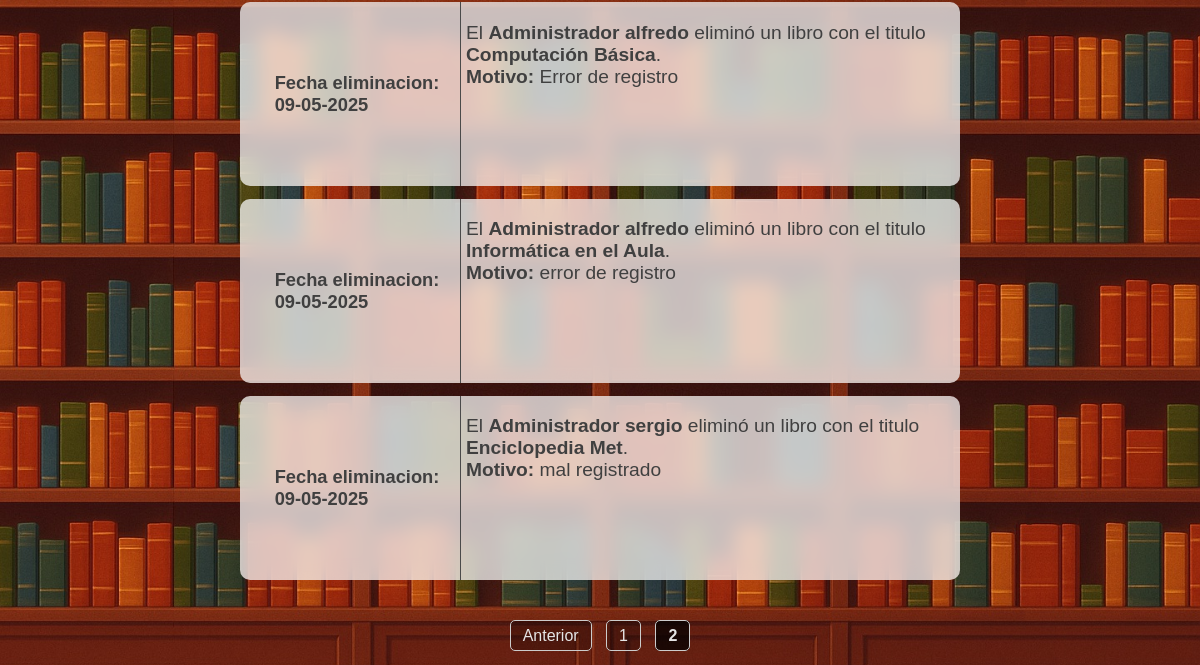
Page /buscar_libro_eliminado?page=2&buscar_libro_eliminado=&filtro_busqueda= (signed in, lower part) on the earlier database version.
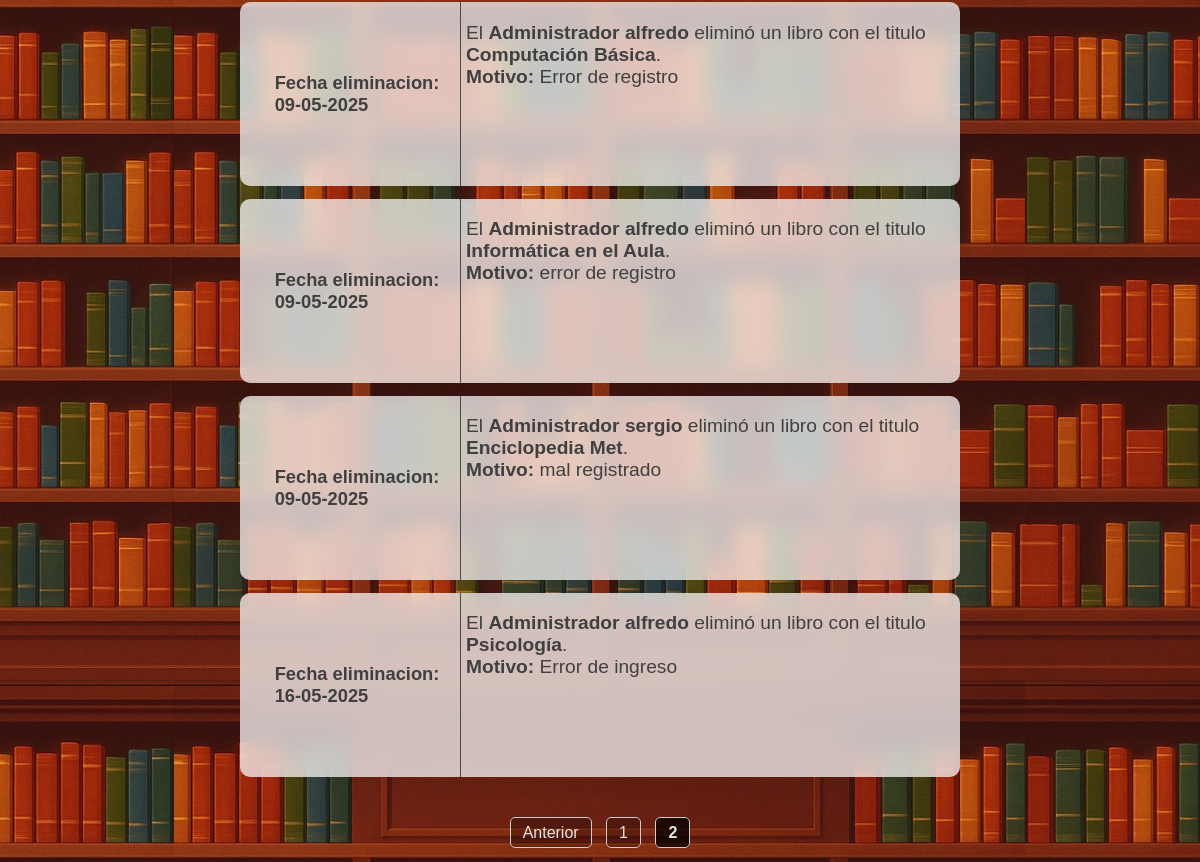
Same page on the later database version.
### tables this page shows
CREATE TABLE "libros_eliminados" (
	"id_administrador"	INTEGER NOT NULL,
	"id_libro"	INTEGER NOT NULL,
	"fecha"	DATE NOT NULL,
	"titulo"	TEXT NOT NULL,
	"motivo"	TEXT NOT NULL,
	FOREIGN KEY("id_administrador") REFERENCES "Administradores"("id_administrador"),
	FOREIGN KEY("id_libro") REFERENCES "Libros"("id_libro")
);

CREATE TABLE "Roles" (
	"id_rol"	INTEGER NOT NULL,
	"rol"	TEXT NOT NULL,
	PRIMARY KEY("id_rol" AUTOINCREMENT)
);

CREATE TABLE "Administradores" (
	"id_administrador"	INTEGER NOT NULL,
	"usuario"	TEXT NOT NULL,
	"contrasena"	TEXT NOT NULL,
	"telefono"	TEXT NOT NULL,
	"id_rol"	INTEGER NOT NULL,
	PRIMARY KEY("id_administrador" AUTOINCREMENT),
	FOREIGN KEY("id_rol") REFERENCES "Roles"("id_rol")
);

### app.py (the view)
@app.route("/buscar_libro_eliminado", methods = ["GET"])
def buscar_libro_eliminado():
    if "usuario" not in session:
        return redirect("/") #Solo se puede acceder con session iniciada
    conexion = conexion_BD()
    query = conexion.cursor()
    busqueda = request.args.get("buscar_libro_eliminado","")
    filtro_busqueda = request.args.get("filtro-busqueda","Titulo")
    if filtro_busqueda == "Titulo":
        SQL_where_busqueda = (f" where le.titulo like '%{busqueda}%'")
    else:
        SQL_where_busqueda = (f" where a.usuario = '{busqueda}'")
    pagina = request.args.get("page", 1, type=int) #Recibe el parametro de la URL llamado page
    libros_por_pagina = 10
    offset = (pagina - 1) * libros_por_pagina
    query.execute("select count(*) from libros_eliminados")
    total_libros = query.fetchone()[0]
    total_paginas = math.ceil(total_libros / libros_por_pagina)
    query_busqueda = (f"""select a.usuario,r.rol,strftime('%d-%m-%Y', le.fecha),le.titulo,le.motivo from libros_eliminados le
                            join Administradores a on le.id_administrador = a.id_administrador
                            join roles r on a.id_rol =  r.id_rol
                        {SQL_where_busqueda}
                        limit {libros_por_pagina} offset {offset}""")
    query.execute(query_busqueda)
    libros_eliminados = query.fetchall()
    query.close()
    conexion.close()
    return render_template("libros_eliminados.html",libros_eliminados=libros_eliminados,pagina=pagina,total_paginas=total_paginas,busqueda=busqueda,filtro_busqueda=filtro_busqueda)

### config.py (called while the page is built)
def conexion_BD():
    return sqlite3.connect(DB_PATH)

### templates/libros_eliminados.html (shortened to what this page needs)
<!DOCTYPE html>
<html lang="es">
<head>
    <link rel="stylesheet" href="{{ url_for('static', filename='estilo_prestamos.css') }}">
    <link rel="stylesheet" href="{{ url_for('static', filename='barra_lateral.css') }}">
    <link rel="stylesheet" href="{{ url_for('static', filename='filtros.css') }}">
    <link rel="stylesheet" href="{{ url_for('static', filename='general.css') }}">
    <link rel="stylesheet" href="{{ url_for('static', filename='estilo_prestamos_eliminados.css') }}">
</head>
<body>
    <main>
        <div class="contendor-prestamos">
            {% for libro in libros_eliminados %}
            <div class="prestamo">
                <span class="span-fechas">
                    <h2>Fecha eliminacion: <br>{{libro[2]}}</h2>
                </span>
                <span id="span-info-prestamos">
                    <p> El <strong>{{libro[1]}}&nbsp;{{libro[0]}}</strong> eliminó un libro
                        con el titulo <strong>{{libro[3]}}</strong>.
                    <br><strong>Motivo: </strong>{{libro[4]}}</p>
                </span>
            </div>
            {% endfor %}
            <br><br><br><br>
        </div>
        <div class="paginacion">
            {% if pagina > 1 %}
                <a href="{{ url_for('buscar_libro_eliminado', page=pagina - 1, buscar_libro_eliminado=busqueda, estados=estados, filtro_busqueda=filtro_busqueda) }}">Anterior</a>
            {% endif %}
            {% for p in range(pagina - 1, pagina + 2) %}
                {% if 1 <= p <= total_paginas %}
                    {% if p == pagina %}
                        <strong>{{ p }}</strong>
                    {% else %}
                        <a href="{{ url_for('buscar_libro_eliminado', page=p, buscar_libro_eliminado=busqueda, filtro_busqueda=filtro_busqueda) }}">{{ p }}</a>
                    {% endif %}
                {% endif %}
            {% endfor %}
        </div>
    </main>
</body>
</html>

Differences in the rows shown:
added libros_eliminados: fecha "16-05-2025", rol "Administrador", usuario "alfredo", titulo "Psicología", motivo "Error de ingreso"
